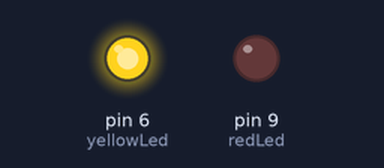
Simulated run of this sketch. Board: Arduino Uno, built with avr-gcc and run on an emulated ATmega328P. On the bench: output pins drawn as LEDs (lit = HIGH).

Above: at 0.2 s.
At 5.2 s:
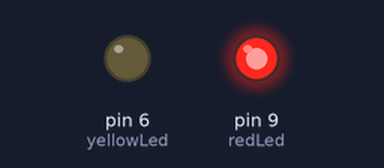
At 9.7 s:
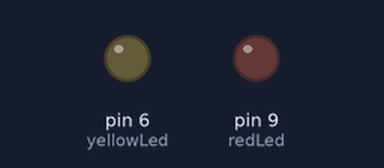
Timing chart, 0 to 10.4 s (numbered marks = the images above):
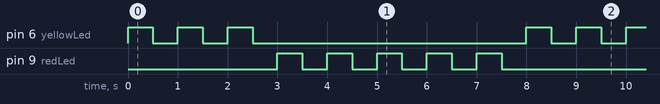

Measured:
- by itself, pin 6 (yellowLed): repeats every 8.0 s: 2 × (LOW 0.50 s, HIGH 0.50 s), LOW 5.5 s, HIGH 0.50 s
- by itself, pin 9 (redLed): repeats every 8.0 s: 4 × (LOW 0.50 s, HIGH 0.50 s), LOW 3.5 s, HIGH 0.50 s
- by itself, everything shown: repeats every 8.0 s, in 16 steps

The sketch:

ForLoopDemo.ino
```cpp
const int redLed = 9;
const int yellowLed = 6;
const int flashDelay = 500;

void setup() {
  pinMode(redLed, OUTPUT);
  pinMode(yellowLed, OUTPUT);

}

void loop() {
  for(int i = 0; i < 3; i++){
    digitalWrite(yellowLed, HIGH);
    delay(flashDelay);
    digitalWrite(yellowLed, LOW);
    delay(flashDelay);
  }
  for(int i = 0; i < 5; i++){
    digitalWrite(redLed, HIGH);
    delay(flashDelay);
    digitalWrite(redLed, LOW);
    delay(flashDelay);
  }
}
```
